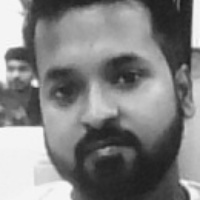
#> input picture Python OpenCV with AWS/faces/user/12.jpg, 200 x 200 px, given in place of the camera
$ jupyter execute --allow-errors 'Face Recognition – Unlock Your Computer With Your Face.ipynb'   (text cells are left out)
#> lines starting #> are read from the running program, lines starting #| are printed output that depends on the picture; after the words box and inside, x2 and y2 are one past the last pixel; in counts of white or black regions, pixels touching at a corner belong together
[cell 1]
import cv2
import numpy as np

# Load HAAR face classifier
face_classifier = cv2.CascadeClassifier('haarcascade_frontalface_default.xml')

# Load functions
def face_extractor(img):
    # Function detects faces and returns the cropped face
    # If no face detected, it returns the input image

    gray = cv2.cvtColor(img,cv2.COLOR_BGR2GRAY)
    faces = face_classifier.detectMultiScale(gray, 1.3, 5)

    if faces is ():
        return None

    # Crop all faces found
    for (x,y,w,h) in faces:
        cropped_face = img[y:y+h, x:x+w]

    return cropped_face


def collect(path):
    # Initialize Webcam
#> called with path = './faces/user/'
    cap = cv2.VideoCapture(0)
    count = 0
    # Collect 100 samples of your face from webcam input
    while True:

        ret, frame = cap.read()
#> frame is the input picture: shape (200, 200, 3); min 25, max 252, mean 129.6
        if face_extractor(frame) is not None:
#> in face_extractor, `faces = face_classifier.detectMultiScale(gray, 1.3, 5)`: faces = [[19, 16, 167, 167]]
#> the loop in face_extractor, `for (x,y,w,h) in faces:` made 1 pass
#> pass 1, in face_extractor, `cropped_face = img[y:y+h, x:x+w]`:
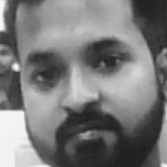
#> cropped_face: shape (167, 167, 3); min 30, max 251, mean 121.6
            count += 1
#> count = 1
            face = cv2.resize(face_extractor(frame), (200, 200))
#> the loop in face_extractor (call 2), `for (x,y,w,h) in faces:` made 1 pass
            face = cv2.cvtColor(face, cv2.COLOR_BGR2GRAY)
#> face: shape (200, 200)

            # Save file in specified directory with unique name
            file_name_path = path + str(count) + '.jpg'
#> file_name_path = './faces/user/1.jpg'
            cv2.imwrite(file_name_path, face)

            # Put count on images and display live count
            cv2.putText(face, str(count), (50, 50), cv2.FONT_HERSHEY_COMPLEX, 1, (0,255,0), 2)
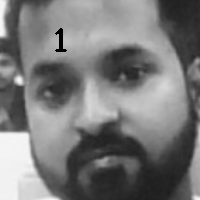
#> face: shape (200, 200); min 0, max 251, mean 121
            cv2.imshow('Face Cropper', face)

        else:
            print("Face not found")
            pass

        if cv2.waitKey(1) == 13 or count == 100: #13 is the Enter Key
#> (key q is pressed here)
            break

    cap.release()
    cv2.destroyAllWindows()
    print("Collecting Samples Complete")

print("Collecting Samples of Model1")
collect('./faces/user/')
print("Collecting Samples of Model2")
collect('./faces/user1/')

[cell 2]
import cv2
import numpy as np
from os import listdir
from os.path import isfile, join

# Get the training data we previously made
data_path = './faces/user/'
onlyfiles = [f for f in listdir(data_path) if isfile(join(data_path, f))]

# Create arrays for training data and labels
Training_Data, Labels = [], []

# Open training images in our datapath
# Create a numpy array for training data
for i, files in enumerate(onlyfiles):
    image_path = data_path + onlyfiles[i]
    images = cv2.imread(image_path, cv2.IMREAD_GRAYSCALE)
#> images: shape (200, 200); min 29, max 252, mean 121.5
    Training_Data.append(np.asarray(images, dtype=np.uint8))
    Labels.append(i)

# Create a numpy array for both training data and labels
Labels = np.asarray(Labels, dtype=np.int32)

# Initialize facial recognizer
# model = cv2.face.createLBPHFaceRecognizer()
# NOTE: For OpenCV 3.0 use cv2.face.createLBPHFaceRecognizer()
# pip install opencv-contrib-python
# model = cv2.createLBPHFaceRecognizer()

sam_model  = cv2.face_LBPHFaceRecognizer.create()
# Let's train our model
sam_model.train(np.asarray(Training_Data), np.asarray(Labels))
print("Model trained sucessefully")

[cell 3]
import cv2
import numpy as np
from os import listdir
from os.path import isfile, join

# Get the training data we previously made
data_path = './faces/user1/'
#> (the rest of this cell did not finish here and is left out)

[cell 4]
# [8 lines left out: function whatsapp, not called in this run]

[cell 5]
# [29 lines left out: function send_mail, not called in this run]

[cell 6]
import os
import time
# [10 lines left out: function aws_operation, not called in this run]

[cell 7]
import cv2
import numpy as np
import os


face_classifier = cv2.CascadeClassifier('haarcascade_frontalface_default.xml')

def face_detector(img, size=0.5):

    # Convert image to grayscale
#> called with size = 0.5
    gray = cv2.cvtColor(img,cv2.COLOR_BGR2GRAY)
    faces = face_classifier.detectMultiScale(gray, 1.3, 5)
#> faces = [[19, 16, 167, 167]]
    if faces is ():
        return img, []


    for (x,y,w,h) in faces:
        cv2.rectangle(img,(x,y),(x+w,y+h),(0,255,255),2)
        roi = img[y:y+h, x:x+w]
        roi = cv2.resize(roi, (200, 200))
#> this loop made 1 pass
#> pass 1, in face_detector, `roi = img[y:y+h, x:x+w]`:
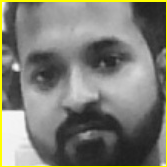
#> roi: shape (167, 167, 3); mean B, G, R 116.7, 125.8, 125.8
#> after the loop:
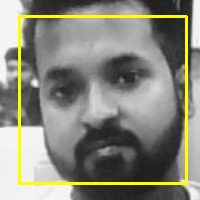
#> img: shape (200, 200, 3); 5% of pixels changed, all inside (x1, y1, x2, y2) = (18, 15, 188, 185)
    return img, roi
# Open Webcam
cap = cv2.VideoCapture(0)


while True:

    ret, frame = cap.read()

    image, face = face_detector(frame)

    try:
        face = cv2.cvtColor(face, cv2.COLOR_BGR2GRAY)
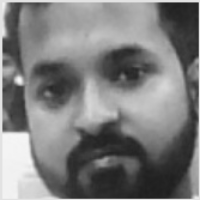
#> face: shape (200, 200); min 30, max 247, mean 124.7
        # Pass face to prediction model
        # "results" comprises of a tuple containing the label and the confidence value
        sam_results = sam_model.predict(face)
#> sam_results = (0, 12.7)
        person2_results = person2_model.predict(face)
        # sam_model.predict(face)
        # person2_model.predict(face)
        if sam_results[1] < 500 or person2_results[1] < 500:
            confidence = int( 100 * (1 - (sam_results[1])/400) )
            confidence1 = int( 100 * (1 - (person2_results[1])/400) )

        if confidence>confidence1:
            display_string = str(confidence) + '% Confident it is User'
        else:
            display_string = str(confidence1) + '% Confident it is User1'

        cv2.putText(image, display_string, (100, 120), cv2.FONT_HERSHEY_COMPLEX, 1, (255,120,150), 2)

        if confidence > 85:
            cv2.putText(image, "Hey Ajit", (250, 450), cv2.FONT_HERSHEY_COMPLEX, 1, (0,255,0), 2)
            cv2.imshow('Face Recognition', image )
            #send_mail()
            print("mail sent.")
            #whatsapp()
            #print("whatsapp msg sent")
            break

        elif confidence1 > 85:
            cv2.putText(image, "Hey Pritam", (250, 450), cv2.FONT_HERSHEY_COMPLEX, 1, (0,255,0), 2)
            cv2.imshow('Face Recognition', image )
            #aws_operation()
            print("aws operation done")
            break

        else:
            cv2.putText(image, "I dont know, who r u", (250, 450), cv2.FONT_HERSHEY_COMPLEX, 1, (0,0,255), 2)
            cv2.imshow('Face Recognition', image )
            break

    except Exception as e:
        cv2.putText(image, "No Face Found", (220, 120) , cv2.FONT_HERSHEY_COMPLEX, 1, (0,0,255), 2)
        cv2.putText(image, "looking for face", (250, 450), cv2.FONT_HERSHEY_COMPLEX, 1, (0,0,255), 2)
        cv2.imshow('Face Recognition', image )
        pass

    if cv2.waitKey(1) == 13: #13 is the Enter Key
#> (key q is pressed here)
        break
#if cv2.waitKey(1) & 0xFF == ord('q'):

cap.release()
cv2.destroyAllWindows()
